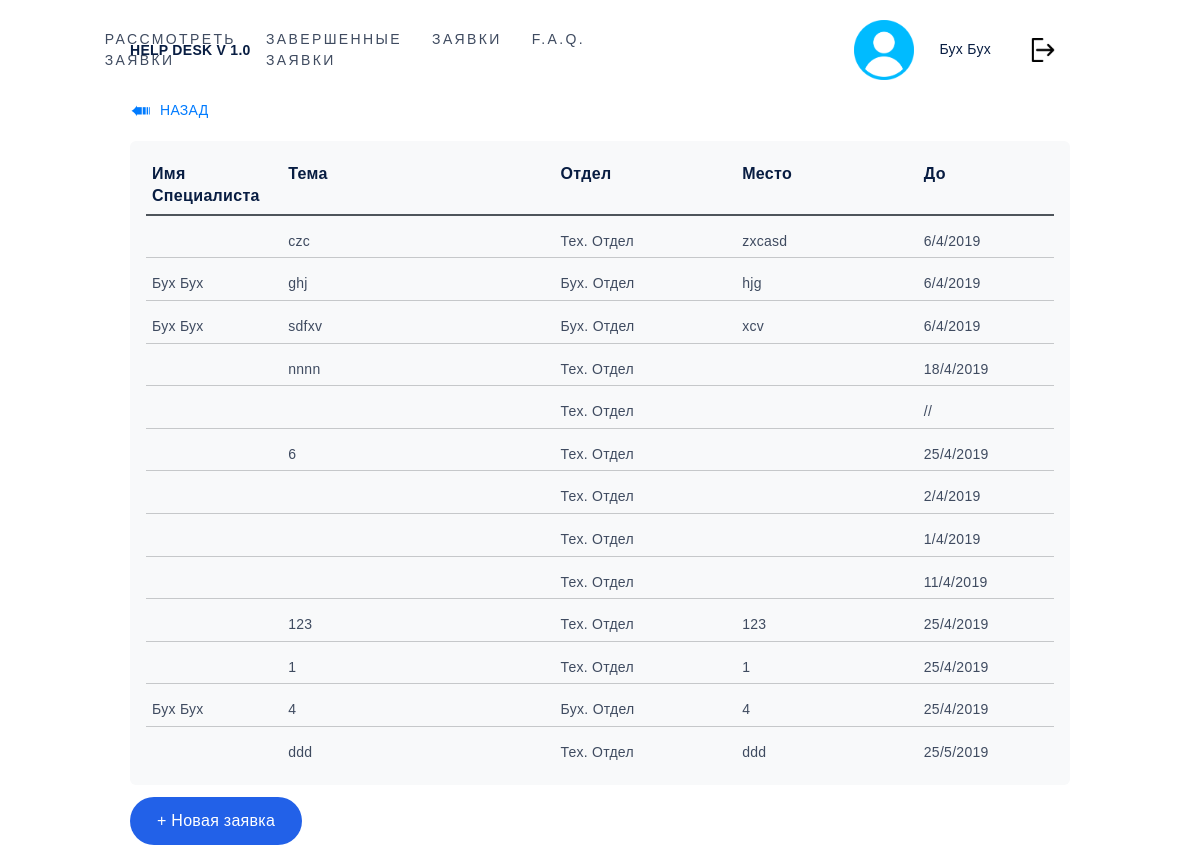
The app's page /helpdesk/list-tickets.html (signed in) with its own data.
### helpdesk/models.py (models this page shows, shortened)
class Ticket(models.Model):
    requestor = models.ForeignKey('auth.User',on_delete=models.CASCADE, related_name="requestor")
    worker = models.ForeignKey('auth.User',on_delete=models.SET_NULL, null=True, related_name="worker")
    theme = models.CharField(max_length=100,default="")
    targeted_department = models.ForeignKey('Department',on_delete=models.CASCADE, related_name="targeted_department")
    place = models.CharField(max_length=100,default="")
    priority = models.IntegerField(default="0") # 0-Низкий 1-Средний 2-Высокий
    details = models.CharField(max_length=1000,default="")
    pub_date = models.DateTimeField('date published')
    exp_date = models.DateTimeField('expiration date')
    finished = models.BooleanField(default="False")
    deleted = models.BooleanField(default="False")
    chat = models.TextField(default="")

class Department(models.Model):
    name = models.CharField(max_length=100)
    head = models.ForeignKey('auth.User',null=True,on_delete=models.CASCADE, related_name="head")

### helpdesk/views.py (the view)
# urls.py: path('list-tickets.html',views.list_tickets.as_view() , name='list-tickets'),
class list_tickets(LoginRequiredMixin, generic.ListView):
    template_name = 'helpdesk/list-tickets.html'
    login_url = 'helpdesk:login_view'
    redirect_field_name = 'redirect_to'
    def get_context_data(self, **kwargs):
        context = super().get_context_data(**kwargs)
        context['user'] = self.request.user.first_name + " " + self.request.user.last_name
        if models.EmployeesInDepartments.objects.filter(person=self.request.user).count() > 0:
            context['isWorker'] = True
        return context
    def get_queryset(self):
        result_list = models.Ticket.objects.filter(requestor=self.request.user)
        return result_list.filter(finished=False, deleted=False).order_by('id')

### helpdesk/templates/helpdesk/list-tickets.html (shortened to what this page needs)
{%extends 'helpdesk/father_frame.html'%}
{%block contents%}
	<section class="section-one-class" id="section-one-id">
		<div class="container">
			<div class="row">
				<div class="col">
					<a href="#" onclick="history.back();return false;" class="toback">Назад</a>
				</div>
			</div>
			<div class="row">
				<div class="col-lg d-flex justify-content-center">
					<ul class="list-tickets">
						<li class="wr-label d-flex justify-content-between">
							<div class="label-name_ticket d-none d-md-block">
								<p>Имя Специалиста</p>
							</div>
							<div class="label-text_ticket">
								<p>Тема</p>
							</div>
							<div class="label-depart_ticket d-none d-md-block">
								<p>Отдел</p>
							</div>
							<div class="label-place_ticket d-none d-md-block">
								<p>Место</p>
							</div>
							<div class="label-priority_ticket">
								<p>До</p>
							</div>
						</li>
						{% for object in object_list %}
						<li class="wr-tickets">
							<a href="view-ticket_{%if isAdmining%}admin_{%endif%}{{object.pk}}" class="d-flex">
								<div class="ticket-name d-none d-md-block">
									<p>{%if object.first_name == ''%}Ожидается{%else%}{{object.worker.first_name}} {{object.worker.last_name}}{%endif%}</p>
								</div>
								<div class="ticket-text">
									<p>{{object.theme}}</p>
								</div>
								<div class="ticket-depart d-none d-md-block">
									<p>{{object.targeted_department.name}}</p>
								</div>
								<div class="ticket-place d-none d-md-block">
									<p>{{object.place}}</p>
								</div>
								<div class="ticket-priority">
									<p>{%if object.priority == 0%}{%endif%}{%if object.priority == 2%}{%endif%}{%if object.priority == 1%}{%endif%}
										{{object.exp_date.day}}/{{object.exp_date.month}}/{{object.exp_date.year}}
									</p>
								</div>
							</a>
						</li>
						{%endfor%}
					</ul>
				</div>
			</div>
			{%if not isAdmining%}
			<div class="row">
				<div class="col">
					<a href="{%url 'helpdesk:new_ticket'%}" class="btn btn_new-message">
						+ Новая заявка
					</a>
				</div>
			</div>
			{%endif%}
		</div>
	</section>
{%endblock%}

### helpdesk/templates/helpdesk/father_frame.html (shortened to what this page needs)
<!DOCTYPE html>
{%load static%}
<html lang="ru">
<head>
	<link rel="stylesheet" href="{%static 'css/bootstrap-reboot.min.css'%}">
	<link rel="stylesheet" href="{%static 'css/bootstrap.min.css'%}">
	<link rel="stylesheet" href="{%static 'css/main.css'%}">
	<link rel="stylesheet" href="{%static 'css/media-queries.css'%}">
</head>
<body>
	<header class="header" id="header">
		<div class="container">
			<div class="row d-flex align-items-center justify-content-between">
				<div class="col-lg-2">
					<div class="logo ttu text-center text-lg-left">
						Help Desk v 1.0
					</div>
				</div>
				<div class="col-lg-4 d-flex justify-content-center justify-content-lg-end">
					<nav>
						<ul class="menu ttu d-flex">
							{%if isWorker%}
							<li class="menu__item">
								<a href="list-tickets-admin.html" class="menu__link">
									Рассмотреть заявки
								</a>
							</li>
							<li class="menu__item">
								<a href="list-completed-tickets-admin.html" class="menu__link">
									Завершенные заявки
								</a>
							</li>
							{%endif%}
							<li class="menu__item">
								<a href="list-tickets.html" class="menu__link">
									Заявки
								</a>
							</li>
							<li class="menu__item">
								<a href="faq.html" class="menu__link">
									F.A.Q.
								</a>
							</li>
						</ul>
					</nav>
				</div>
				<div class="col-lg d-flex align-items-center justify-content-center justify-content-lg-end">
					<img src="{%static 'img/icon-user.png'%}" class="user-logo">
					<div class="user-account">
						<p class="user-name">
							{{user}}
						</p>
					</div>
					<a href="{%url 'helpdesk:logout'%}"><div class="exit"></div></a>
				</div>
			</div>
		</div>
	</header>
	{%block contents%}{%endblock%}
	<footer class="footer" id="footer">
		<div class="container"></div>
	</footer>
</body>
</html>

### helpdesk/static/css/main.css (style rules this page uses)
body { font-family: 'Exo 2.0', sans-serif; color: #081d42; padding: 0; letter-spacing: 0.02em; margin: 0; font-size: 14px; }
.container { width: 970px; margin: 0 auto; padding: 20px 0 0 0; }
div, p, form, input, a, span, button { box-sizing: border-box; }
p { margin: 0; font-size: 14px; line-height: 1.4em; letter-spacing: .02em; }
ul, li { display: block; padding: 0; margin: 0; }
a, a:hover, a:active { text-decoration: none; color: #3f4b60; }
a, button, input { transition: all 0.5s ease; outline: none; }
.ttu { text-transform: uppercase; }
.toback { display: inline-block; position: relative; padding-left: 30px; margin-bottom: 20px; text-transform: uppercase; color: #007bff; }
.toback:before { display: block; position: absolute; content: '➠'; transform: rotate(180deg); text-align: center; top: 2px; left: 0px; line-height: 20px; font-size: 25px; color: #007bff; }
.header { padding: 20px 0; }
.menu__link { letter-spacing: .17em; border-bottom: 1px dashed transparent; padding-bottom: 3px; cursor: pointer; }
.user-logo { max-width: 60px; max-height: 60px; width: 100%; }
.user-account { display: flex; flex-direction: column; margin-left: 25px; }
.user-name { font-size: 14px; }
.menu__item:not(:last-child) { margin-right: 30px; }
.exit { display: block; width: 24px; height: 24px; background: url("../img/logout.png") no-repeat center top / contain; cursor: pointer; margin-left: 40px; margin-right: 15px; }
.wr-label { margin: 10px; font-weight: 600; border-bottom: 2px solid #4e555b; }
.wr-label div { padding: 6px; }
.btn_new-message { background-color: #2261E8; color: #fff!important; border-radius: 50px!important; padding: 12px 27px; margin-top: 12px; border-style: none; }
.list-tickets { background-color: #f8f9fa; width: 100%; height: 100%; -webkit-border-radius: 6px; -moz-border-radius: 6px; border-radius: 6px; padding: 6px; }
.label-name p, .label-text p, .label-depart p, .label-place p, .label-priority p, .label-name_ticket p, .label-text_ticket p, .label-depart_ticket p, .label-place_ticket p, .label-priority_ticket p { font-size: 16px; text-align: left; }
.label-name_ticket { width: 15%; }
.label-text_ticket { width: 30%; }
.label-depart_ticket { width: 20%; }
.label-place_ticket { width: 20%; }
.label-priority_ticket { width: 15%; }
.wr-tickets { margin: 10px; cursor: pointer; }
.wr-tickets:not(:last-child) { border-bottom: 1px solid #c6c8ca; }
.wr-tickets div { padding: 6px; }
.ticket-name { width: 15%; }
.ticket-text { width: 30%; }
.ticket-depart { width: 20%; }
.ticket-place { width: 20%; }
.ticket-priority { width: 15%; }
.logo { font-weight: 700; }
.row { margin: 0 auto; }
.header { padding: 0; }

### records on screen
Ticket: theme "czc", targeted_department.name "Тех. Отдел", place "zxcasd", exp_date.day "6", exp_date.month "4", exp_date.year "2019"
Ticket: worker.first_name "Бух", worker.last_name "Бух", theme "ghj", targeted_department.name "Бух. Отдел", place "hjg", exp_date.day "6", exp_date.month "4", exp_date.year "2019"
Ticket: worker.first_name "Бух", worker.last_name "Бух", theme "sdfxv", targeted_department.name "Бух. Отдел", place "xcv", exp_date.day "6", exp_date.month "4", exp_date.year "2019"
Ticket: theme "nnnn", targeted_department.name "Тех. Отдел", exp_date.day "18", exp_date.month "4", exp_date.year "2019"
Ticket: targeted_department.name "Тех. Отдел"
Ticket: theme "6", targeted_department.name "Тех. Отдел", exp_date.day "25", exp_date.month "4", exp_date.year "2019"
Ticket: targeted_department.name "Тех. Отдел", exp_date.day "2", exp_date.month "4", exp_date.year "2019"
Ticket: targeted_department.name "Тех. Отдел", exp_date.day "1", exp_date.month "4", exp_date.year "2019"
Ticket: targeted_department.name "Тех. Отдел", exp_date.day "11", exp_date.month "4", exp_date.year "2019"
Ticket: theme "123", targeted_department.name "Тех. Отдел", place "123", exp_date.day "25", exp_date.month "4", exp_date.year "2019"
Ticket: theme "1", targeted_department.name "Тех. Отдел", place "1", exp_date.day "25", exp_date.month "4", exp_date.year "2019"
Ticket: worker.first_name "Бух", worker.last_name "Бух", theme "4", targeted_department.name "Бух. Отдел", place "4", exp_date.day "25", exp_date.month "4", exp_date.year "2019"
Ticket: theme "ddd", targeted_department.name "Тех. Отдел", place "ddd", exp_date.day "25", exp_date.month "5", exp_date.year "2019"

### other values on screen
{{ user }} "Бух Бух"
